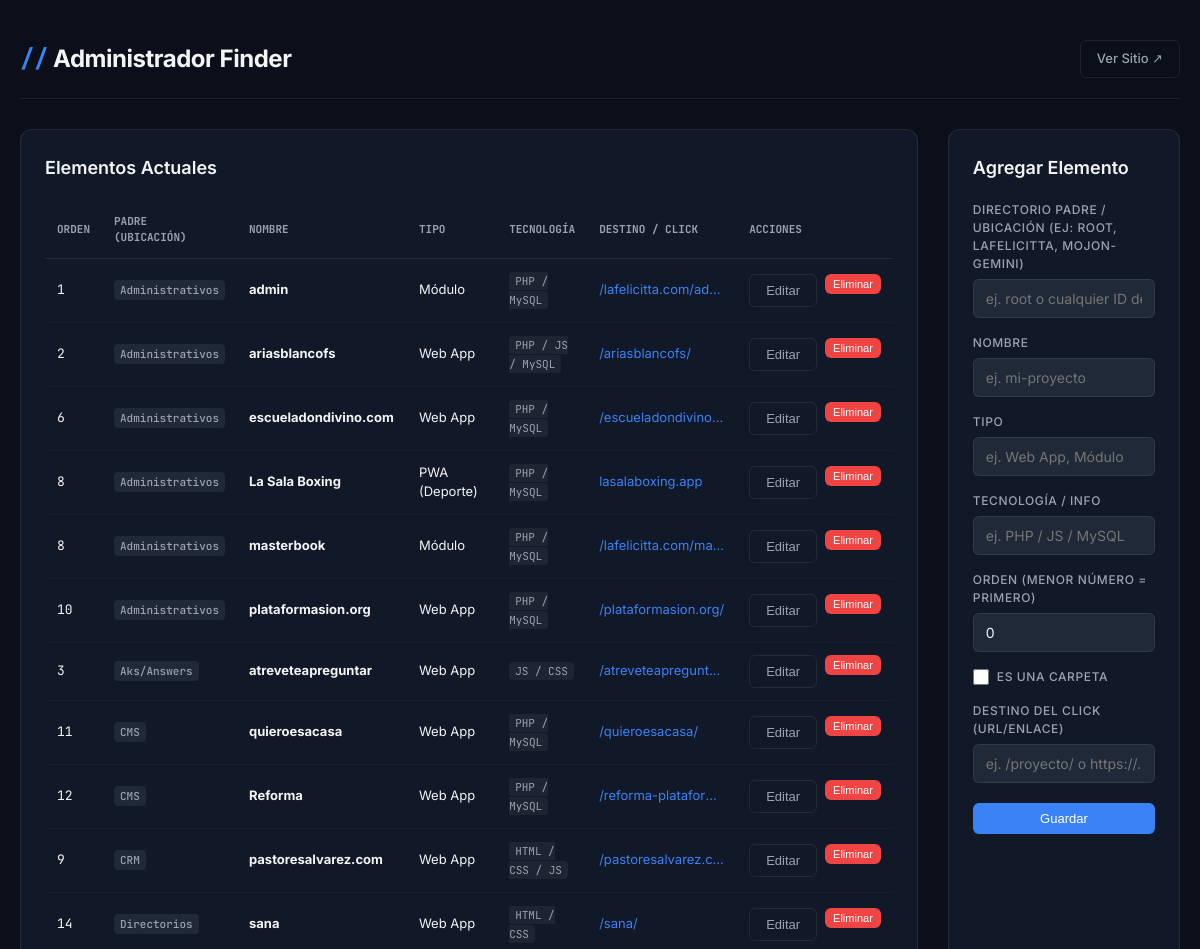
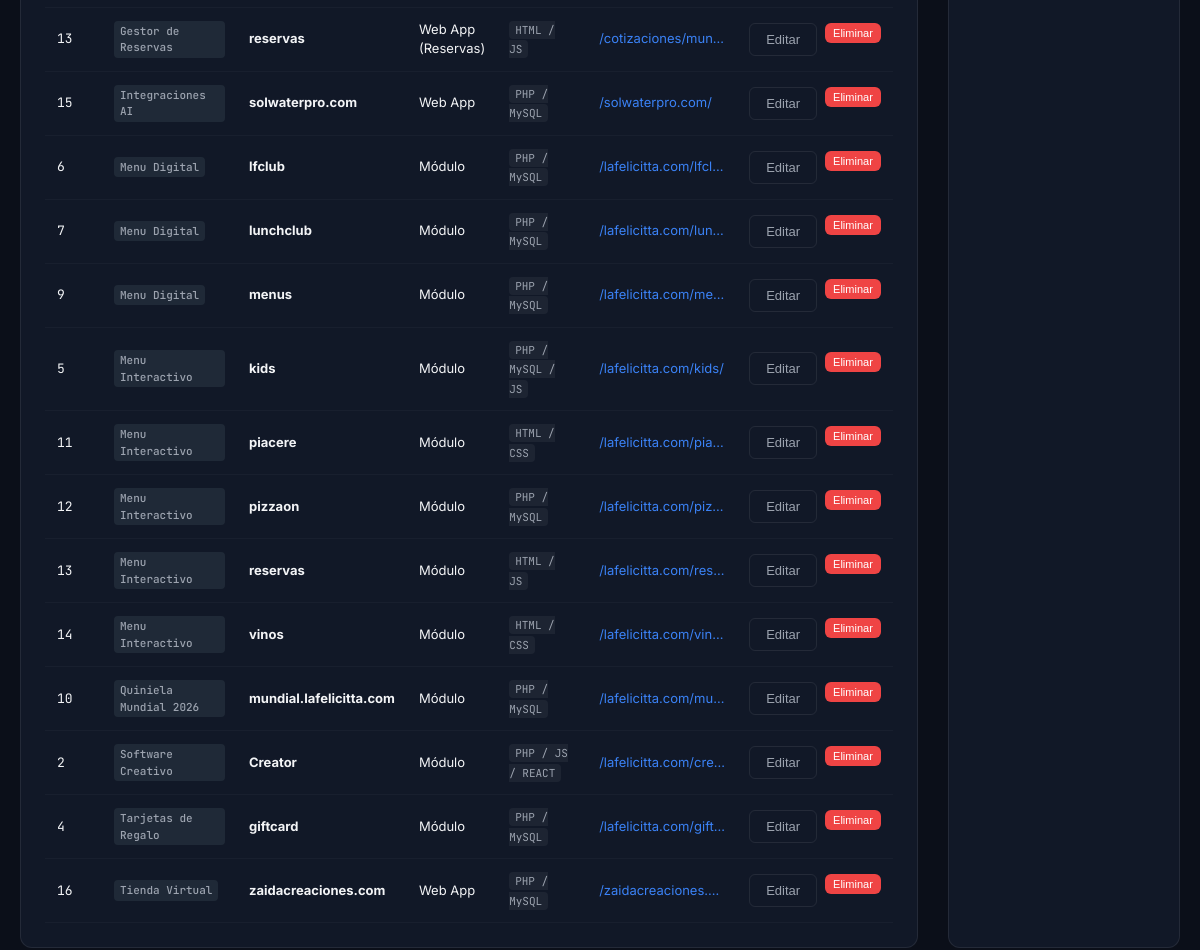
/admin_finder.php, run on the app's committed database (2 pictures, top to bottom).
### tables this page shows
CREATE TABLE finder_items (
        id INTEGER PRIMARY KEY AUTOINCREMENT,
        parent_id TEXT NOT NULL,
        name TEXT NOT NULL,
        type TEXT NOT NULL,
        tech TEXT NOT NULL,
        link TEXT,
        is_folder INTEGER DEFAULT 0,
        folder_id TEXT,
        order_index INTEGER DEFAULT 0
    );

### admin_finder.php (the view, shortened to what this page needs)
<?php
require_once __DIR__ . '/db.php';
try {
    $stmt = $db->query("SELECT * FROM finder_items ORDER BY parent_id, order_index ASC, name ASC");
    $items = $stmt->fetchAll(PDO::FETCH_ASSOC);
} catch (Exception $e) {
    $items = [];
    $availableFolders = [];
    $error = 'Error al cargar datos: ' . $e->getMessage();
}
?>
<!DOCTYPE html>
<html lang="es">
<head>
</head>
<body>
    <div class="container">
        <header>
            <h1><span>//</span> Administrador Finder</h1>
            <a href="/" class="btn btn-secondary">Ver Sitio ↗</a>
        </header>
        <div class="grid">
            <div class="card">
                <div class="card-title">Elementos Actuales</div>
                <div class="table-wrap">
                    <table>
                        <thead>
                            <tr>
                                <th>Orden</th>
                                <th>Padre (Ubicación)</th>
                                <th>Nombre</th>
                                <th>Tipo</th>
                                <th>Tecnología</th>
                                <th>Destino / Click</th>
                                <th>Acciones</th>
                            </tr>
                        </thead>
                        <tbody>
                            <?php if (empty($items)): ?>
                                <tr>
                                    <td colspan="7" style="text-align: center; color: var(--text-sec);">No hay elementos registrados.</td>
                                </tr>
                            <?php else: ?>
                                <?php foreach ($items as $item): ?>
                                    <tr>
                                        <td style="font-family: 'JetBrains Mono', monospace;"><?= $item['order_index'] ?></td>
                                        <td><span class="badge"><?= htmlspecialchars($item['parent_id']) ?></span></td>
                                        <td>
                                            <strong><?= htmlspecialchars($item['name']) ?></strong>
                                        </td>
                                        <td><?= htmlspecialchars($item['type']) ?></td>
                                        <td><span class="tech-pill"><?= htmlspecialchars($item['tech']) ?></span></td>
                                        <td style="color: var(--accent); max-width: 150px; overflow: hidden; text-overflow: ellipsis; white-space: nowrap;">
                                            <?= $item['is_folder'] ? 'Abre carpeta: ' . htmlspecialchars($item['folder_id']) : htmlspecialchars($item['link'] ?? '') ?>
                                        </td>
                                        <td>
                                            <div class="actions-cell">
                                                <button class="btn btn-secondary" onclick="editItem(<?= htmlspecialchars(json_encode($item)) ?>)">Editar</button>
                                                <form method="POST" style="display:inline;" onsubmit="return confirm('¿Seguro de eliminar este elemento?');">
                                                    <button type="submit" class="btn btn-danger" style="padding: 4px 8px; font-size: 11px;">Eliminar</button>
                                                </form>
                                            </div>
                                        </td>
                                    </tr>
                                <?php endforeach; ?>
                            <?php endif; ?>
                        </tbody>
                    </table>
                </div>
            </div>
            <div class="card">
                <div class="card-title" id="form-title">Agregar Elemento</div>
                <form id="item-form" method="POST">
                    <div class="form-group">
                        <label for="parent_id">Directorio Padre / Ubicación (ej: root, lafelicitta, mojon-gemini)</label>
                        <input type="text" name="parent_id" id="item-parent_id" placeholder="ej. root o cualquier ID de carpeta" required>
                    </div>
                    <div class="form-group">
                        <label for="name">Nombre</label>
                        <input type="text" name="name" id="item-name" placeholder="ej. mi-proyecto" required>
                    </div>
                    <div class="form-group">
                        <label for="type">Tipo</label>
                        <input type="text" name="type" id="item-type" placeholder="ej. Web App, Módulo" required>
                    </div>
                    <div class="form-group">
                        <label for="tech">Tecnología / Info</label>
                        <input type="text" name="tech" id="item-tech" placeholder="ej. PHP / JS / MySQL" required>
                    </div>
                    <div class="form-group">
                        <label for="order_index">Orden (Menor número = primero)</label>
                        <input type="number" name="order_index" id="item-order_index" value="0">
                    </div>
                    <div class="form-group checkbox-group">
                        <input type="checkbox" name="is_folder" id="item-is_folder" onchange="toggleFolderFields()">
                        <label for="item-is_folder" style="margin-bottom: 0; cursor: pointer;">Es una Carpeta</label>
                    </div>
                    <div class="form-group" id="link-group">
                        <label for="link">Destino del Click (URL/Enlace)</label>
                        <input type="text" name="link" id="item-link" placeholder="ej. /proyecto/ o https://...">
                    </div>
                    <div style="display: flex; gap: 10px; margin-top: 20px;">
                        <button type="submit" class="btn btn-primary" style="flex: 1;">Guardar</button>
                    </div>
                </form>
            </div>
        </div>
    </div>
</body>
</html>

### admin_finder.php (style rules this page uses)
:root { --bg: #0b0f19; --bg2: #111827; --bg3: #1f2937; --accent: #3b82f6; --accent-dim: rgba(59, 130, 246, 0.15); --text: #f3f4f6; --text-sec: #9ca3af; --border: rgba(255, 255, 255, 0.08); --radius: 12px; --radius-sm: 6px; --success: #10b981; --danger: #ef4444; }
* { box-sizing: border-box; margin: 0; padding: 0; }
body { font-family: 'Inter', sans-serif; background-color: var(--bg); color: var(--text); padding: 40px 20px; line-height: 1.5; }
.container { max-width: 1200px; margin: 0 auto; }
header { display: flex; justify-content: space-between; align-items: center; margin-bottom: 30px; border-bottom: 1px solid var(--border); padding-bottom: 20px; }
h1 { font-size: 24px; font-weight: 700; letter-spacing: -0.02em; }
h1 span { color: var(--accent); font-family: 'JetBrains Mono', monospace; }
.btn { display: inline-flex; align-items: center; justify-content: center; padding: 8px 16px; font-size: 13px; font-weight: 500; border-radius: var(--radius-sm); cursor: pointer; transition: all 0.2s; text-decoration: none; border: none; }
.btn-primary { background-color: var(--accent); color: #fff; }
.btn-danger { background-color: var(--danger); color: #fff; }
.btn-secondary { background-color: transparent; color: var(--text-sec); border: 1px solid var(--border); }
.grid { display: grid; grid-template-columns: 1fr; gap: 30px; }
@media (min-width: 900px) { .grid { grid-template-columns: 2fr 1fr; } }
.card { background-color: var(--bg2); border: 1px solid var(--border); border-radius: var(--radius); padding: 24px; }
.card-title { font-size: 18px; font-weight: 600; margin-bottom: 20px; display: flex; justify-content: space-between; align-items: center; }
.table-wrap { overflow-x: auto; }
table { width: 100%; border-collapse: collapse; font-size: 13px; text-align: left; }
th { font-family: 'JetBrains Mono', monospace; font-size: 11px; color: var(--text-sec); padding: 12px; border-bottom: 1px solid var(--border); text-transform: uppercase; }
td { padding: 12px; border-bottom: 1px solid rgba(255, 255, 255, 0.03); vertical-align: middle; }
.badge { display: inline-block; padding: 2px 6px; border-radius: 4px; font-size: 11px; font-weight: 500; font-family: 'JetBrains Mono', monospace; background-color: var(--bg3); color: var(--text-sec); }
.actions-cell { display: flex; gap: 8px; }
.form-group { margin-bottom: 16px; }
label { display: block; font-size: 12px; font-weight: 500; color: var(--text-sec); margin-bottom: 6px; text-transform: uppercase; letter-spacing: 0.05em; }
input[type="text"], input[type="number"], select { width: 100%; padding: 10px 12px; background-color: var(--bg3); border: 1px solid var(--border); border-radius: var(--radius-sm); color: var(--text); font-size: 14px; font-family: inherit; transition: border-color 0.2s; }
.checkbox-group { display: flex; align-items: center; gap: 8px; margin-top: 10px; }
input[type="checkbox"] { width: 16px; height: 16px; accent-color: var(--accent); }
.tech-pill { font-family: 'JetBrains Mono', monospace; font-size: 11px; background-color: rgba(255, 255, 255, 0.05); padding: 2px 6px; border-radius: 4px; color: var(--text-sec); }

### data on the page
finder_items: order_index "1", parent "Administrativos", name "admin", type "Módulo", tech "PHP / MySQL", link "/lafelicitta.com/ad…"
finder_items: order_index "2", parent "Administrativos", name "ariasblancofs", type "Web App", tech "PHP / JS / MySQL", link "/ariasblancofs/"
finder_items: order_index "6", parent "Administrativos", name "escueladondivino.com", type "Web App", tech "PHP / MySQL", link "/escueladondivino…"
finder_items: order_index "8", parent "Administrativos", name "La Sala Boxing", type "PWA (Deporte)", tech "PHP / MySQL", link "lasalaboxing.app"
finder_items: order_index "8", parent "Administrativos", name "masterbook", type "Módulo", tech "PHP / MySQL", link "/lafelicitta.com/ma…"
finder_items: order_index "10", parent "Administrativos", name "plataformasion.org", type "Web App", tech "PHP / MySQL", link "/plataformasion.org/"
finder_items: order_index "3", parent "Aks/Answers", name "atreveteapreguntar", type "Web App", tech "JS / CSS", link "/atreveteapreguntar/"
finder_items: order_index "11", parent "CMS", name "quieroesacasa", type "Web App", tech "PHP / MySQL", link "/quieroesacasa/"
finder_items: order_index "12", parent "CMS", name "Reforma", type "Web App", tech "PHP / MySQL", link "/reforma-platafor…"
finder_items: order_index "9", parent "CRM", name "pastoresalvarez.com", type "Web App", tech "HTML / CSS / JS", link "/pastoresalvarez.c…"
finder_items: order_index "14", parent "Directorios", name "sana", type "Web App", tech "HTML / CSS", link "/sana/"
finder_items: order_index "13", parent "Gestor de Reservas", name "reservas", type "Web App (Reservas)", tech "HTML / JS", link "/cotizaciones/mun…"
finder_items: order_index "15", parent "Integraciones AI", name "solwaterpro.com", type "Web App", tech "PHP / MySQL", link "/solwaterpro.com/"
finder_items: order_index "6", parent "Menu Digital", name "lfclub", type "Módulo", tech "PHP / MySQL", link "/lafelicitta.com/lfcl…"
finder_items: order_index "7", parent "Menu Digital", name "lunchclub", type "Módulo", tech "PHP / MySQL", link "/lafelicitta.com/lun…"
finder_items: order_index "9", parent "Menu Digital", name "menus", type "Módulo", tech "PHP / MySQL", link "/lafelicitta.com/me…"
finder_items: order_index "5", parent "Menu Interactivo", name "kids", type "Módulo", tech "PHP / MySQL / JS", link "/lafelicitta.com/kids/"
finder_items: order_index "11", parent "Menu Interactivo", name "piacere", type "Módulo", tech "HTML / CSS", link "/lafelicitta.com/pia…"
finder_items: order_index "12", parent "Menu Interactivo", name "pizzaon", type "Módulo", tech "PHP / MySQL", link "/lafelicitta.com/piz…"
finder_items: order_index "13", parent "Menu Interactivo", name "reservas", type "Módulo", tech "HTML / JS", link "/lafelicitta.com/res…"
finder_items: order_index "14", parent "Menu Interactivo", name "vinos", type "Módulo", tech "HTML / CSS", link "/lafelicitta.com/vin…"
finder_items: order_index "10", parent "Quiniela Mundial 2026", name "mundial.lafelicitta.com", type "Módulo", tech "PHP / MySQL", link "/lafelicitta.com/mu…"
finder_items: order_index "2", parent "Software Creativo", name "Creator", type "Módulo", tech "PHP / JS / REACT", link "/lafelicitta.com/cre…"
finder_items: order_index "4", parent "Tarjetas de Regalo", name "giftcard", type "Módulo", tech "PHP / MySQL", link "/lafelicitta.com/gift…"
finder_items: order_index "16", parent "Tienda Virtual", name "zaidacreaciones.com", type "Web App", tech "PHP / MySQL", link "/zaidacreaciones.…"
